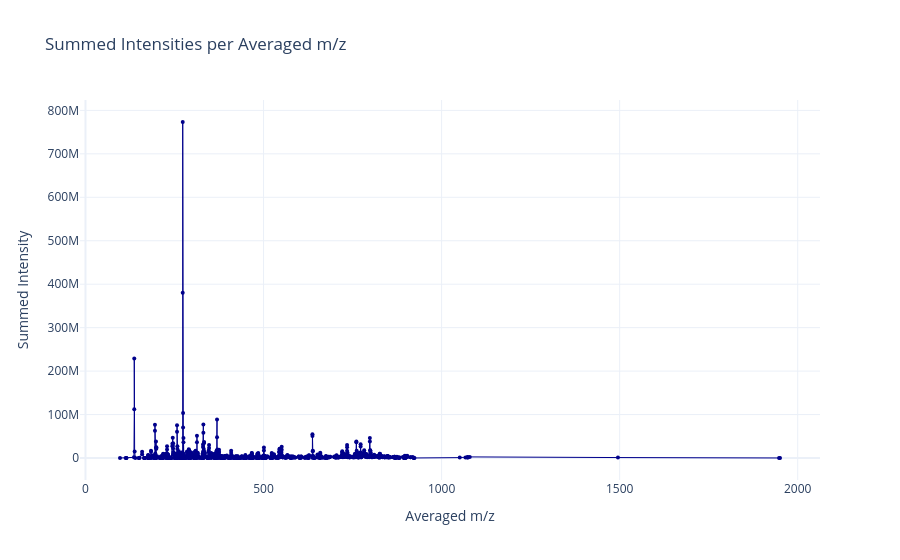

The notebook cell this image was saved under:
### Code cell
plot_aggregated_peaks(adata_top_peaks)

### Figure 1 — Plotly figure (JSON) as saved in the notebook; plotly's stock layout.template omitted (floating-point values rounded to 4 significant figures; data arrays with more than 128 entries replaced by an {"elided": "..."} marker saying what was removed)
{"data": [{"hovertemplate": "Avg m/z: %{x:.4f}<br>Summed Intensity: %{y:.2f}", "line": {"width": 1}, "marker": {"color": "darkblue", "size": 4}, "mode": "lines+markers", "name": "Summed Intensity", "type": "scatter", "x": {"elided": "1000 float values"}, "y": {"elided": "1000 int values"}}], "layout": {"dragmode": "zoom", "hovermode": "closest", "title": {"text": "Summed Intensities per Averaged m/z"}, "xaxis": {"title": {"text": "Averaged m/z"}}, "yaxis": {"title": {"text": "Summed Intensity"}}}}
